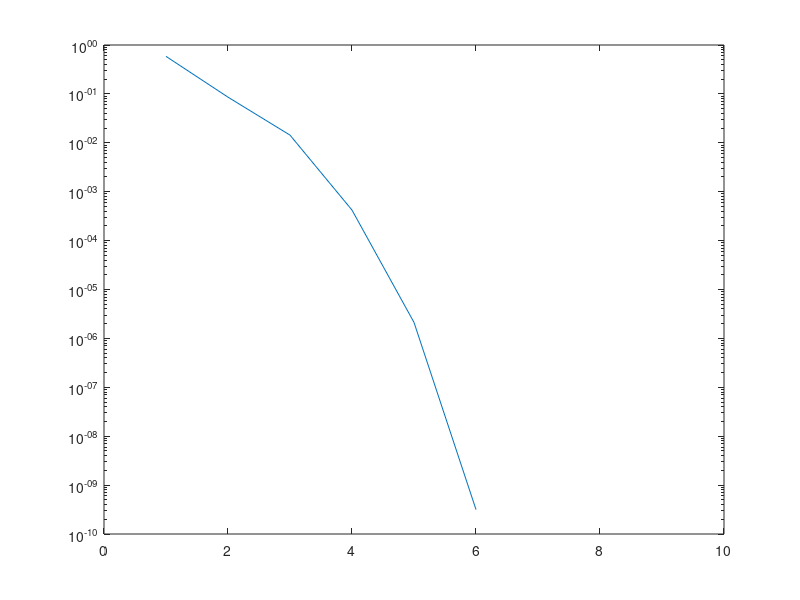

Source code (MATLAB):
format long

x = [2,1.5];
y = [];
rad = sqrt(2);

for i = 2:10
   x(i+1) =  ((x(i)*x(i-1) +2)/(x(i) + x(i-1)));
end

for i=1:10
    y(i) = x(i) - rad;
end


i = [1:10];
semilogy(i,y(i));